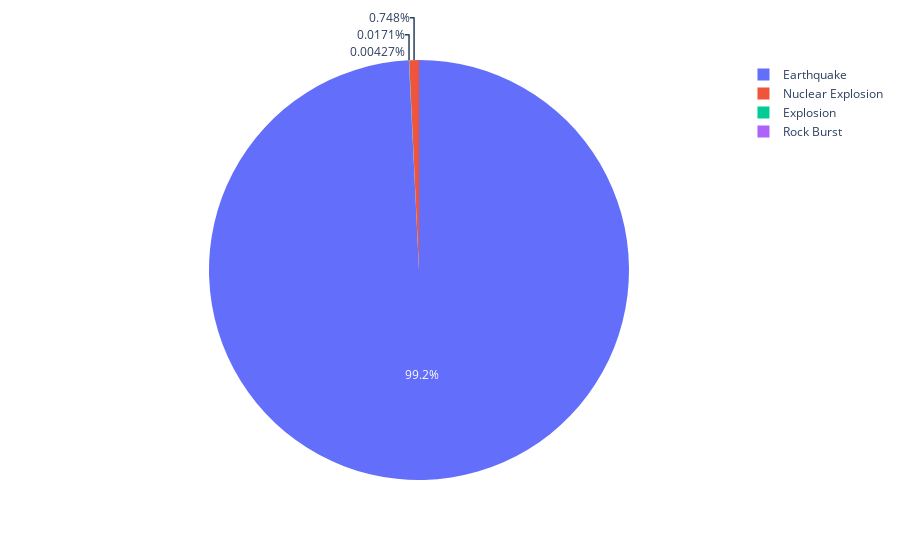

The cell this chart's notebook holds for it:
### Markdown cell above
## Focusing on earthquakes

8. Use plotly express to display the proportions of each type of events in the dataset

### Code cell
px.pie(dataset, names='Type')

### Figure 1 — Plotly figure (JSON) as saved in the notebook; plotly's stock layout.template omitted (floating-point values rounded to 4 significant figures; data arrays with more than 128 entries replaced by an {"elided": "..."} marker saying what was removed)
{"data": [{"domain": {"x": [0, 1], "y": [0, 1]}, "hovertemplate": "Type=%{label}<extra></extra>", "labels": {"elided": "23409 str values"}, "legendgroup": "", "name": "", "showlegend": true, "type": "pie"}], "layout": {"legend": {"tracegroupgap": 0}, "margin": {"t": 60}}}
